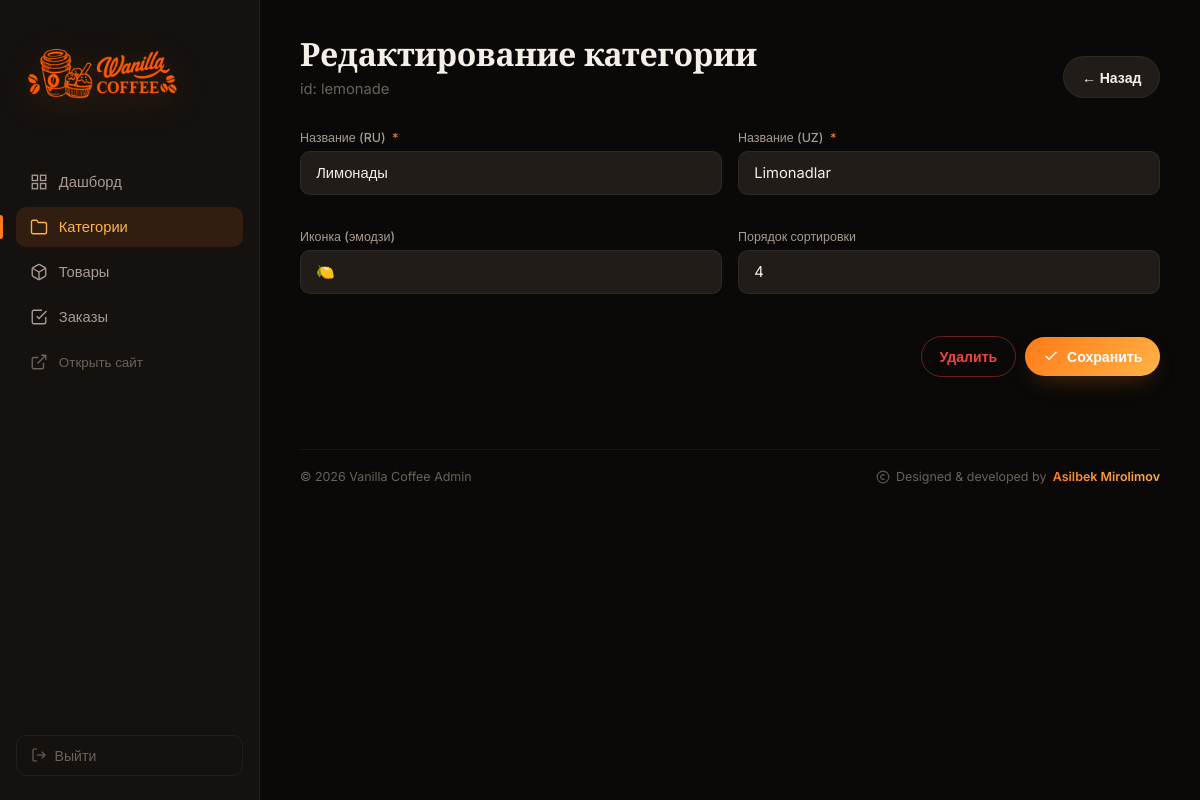
The page /admin/categories/lemonade/edit (signed in) on the database its author committed.
### tables this page shows
CREATE TABLE categories (
  id          TEXT PRIMARY KEY,
  name_ru     TEXT NOT NULL,
  name_uz     TEXT NOT NULL,
  icon        TEXT,
  sort_order  INTEGER DEFAULT 0
);

### app.py (the view)
@app.route("/admin/categories/<cid>/edit", methods=["GET", "POST"])
@login_required
def admin_category_edit(cid):
    cat = db.category_by_id(cid)
    if not cat:
        flash("Категория не найдена")
        return redirect(url_for("admin_categories"))
    if request.method == "POST":
        return _save_category(cat)
    return render_template("admin/category_form.html", cat=cat, mode="edit")

### app.py (called while the page is built)
@app.after_request
def add_security_headers(resp):
    if request.path.startswith("/static/"):
        resp.headers.setdefault("Cache-Control", "public, max-age=2592000, immutable")
    resp.headers.setdefault("X-Content-Type-Options", "nosniff")
    resp.headers.setdefault("X-Frame-Options", "SAMEORIGIN")
    resp.headers.setdefault("Referrer-Policy", "strict-origin-when-cross-origin")
    resp.headers.setdefault("Permissions-Policy", "geolocation=(), microphone=(), camera=()")
    if IS_PROD:
        resp.headers.setdefault(
            "Strict-Transport-Security",
            "max-age=31536000; includeSubDomains"
        )
    return resp

@app.context_processor
def inject_asset_url():
    def asset_url(filename):
        file_path = os.path.join(app.static_folder, filename)
        version = None
        try:
            version = int(os.path.getmtime(file_path))
        except OSError:
            version = None
        return url_for("static", filename=filename, v=version)
    return {
        "asset_url": asset_url,
        "google_site_verification": GOOGLE_SITE_VERIFICATION,
        "yandex_verification": YANDEX_VERIFICATION,
    }

def login_required(f):
    @wraps(f)
    def wrapper(*args, **kwargs):
        if not session.get("admin"):
            return redirect(url_for("admin_login", next=request.path))
        return f(*args, **kwargs)
    return wrapper

### db.py (called while the page is built)
@contextmanager
def get_conn():
    conn = sqlite3.connect(DB_PATH)
    conn.row_factory = sqlite3.Row
    conn.execute("PRAGMA foreign_keys = ON")
    try:
        yield conn
        conn.commit()
    finally:
        conn.close()

def category_by_id(cid):
    with get_conn() as conn:
        row = conn.execute("SELECT * FROM categories WHERE id = ?", (cid,)).fetchone()
        return dict(row) if row else None

### templates/admin/category_form.html (shortened to what this page needs)
{% extends "admin/base.html" %}
{% block page_title %}{{ 'Новая категория' if mode == 'new' else 'Редактирование категории' }}{% endblock %}
{% block page_sub %}{{ 'Добавьте новый раздел в меню' if mode == 'new' else 'id: ' + cat.id }}{% endblock %}
{% block actions %}
  <a href="{{ url_for('admin_categories') }}" class="btn-ghost-adm">← Назад</a>
{% endblock %}
{% block content %}
<form method="POST" class="adm-form" enctype="application/x-www-form-urlencoded">
  <div class="form-row two">
    <label>
      <span>Название (RU) <em>*</em></span>
      <input type="text" name="name_ru" value="{{ cat.name_ru if cat else '' }}" required />
    </label>
    <label>
      <span>Название (UZ) <em>*</em></span>
      <input type="text" name="name_uz" value="{{ cat.name_uz if cat else '' }}" required />
    </label>
  </div>
  <div class="form-row two">
    <label>
      <span>Иконка (эмодзи)</span>
      <input type="text" name="icon" value="{{ cat.icon if cat else '☕' }}" maxlength="4" />
    </label>
    <label>
      <span>Порядок сортировки</span>
      <input type="number" name="sort_order" value="{{ cat.sort_order if cat else 0 }}" />
    </label>
  </div>
  <div class="form-foot">
    {% if mode == 'edit' %}
      <button type="submit" form="deleteCat" class="btn-danger-adm">Удалить</button>
    {% endif %}
    <button type="submit" class="btn-primary-adm">
      <svg viewBox="0 0 24 24" fill="none" stroke="currentColor" stroke-width="2"><polyline points="20 6 9 17 4 12"/></svg>
      Сохранить
    </button>
  </div>
</form>
{% endblock %}

### static/css/admin.css (style rules this page uses)
:root { --bg: #0a0908; --bg-elev: #14110f; --bg-card: #1a1614; --surface: #221c19; --line: rgba(255, 255, 255, 0.06); --line-strong: rgba(255, 255, 255, 0.12); --text: #f5efe8; --text-dim: #a89c91; --text-muted: #6b6258; --accent: #ff7a18; --accent-2: #ffb347; --accent-soft: rgba(255, 122, 24, 0.12); --accent-glow: rgba(255, 122, 24, 0.35); --gradient: linear-gradient(135deg, #ff7a18 0%, #ffb347 100%); --danger: #ef4444; --danger-soft: rgba(239, 68, 68, 0.12); --success: #22c55e; --radius: 14px; --ease: cubic-bezier(0.4, 0, 0.2, 1); --ease-spring: cubic-bezier(0.34, 1.56, 0.64, 1); }
* { box-sizing: border-box; margin: 0; padding: 0; }
html, body { height: 100%; }
body { font-family: 'Inter', sans-serif; background: var(--bg); color: var(--text); -webkit-font-smoothing: antialiased; }
a { color: inherit; text-decoration: none; }
button { font-family: inherit; cursor: pointer; border: none; background: none; color: inherit; }
input, select, textarea { font-family: inherit; }
.btn-primary-adm, .btn-ghost-adm, .btn-danger-adm { display: inline-flex; align-items: center; gap: 0.5rem; padding: 0.7rem 1.1rem; border-radius: 100px; font-weight: 600; font-size: 0.88rem; transition: all 0.25s var(--ease); white-space: nowrap; }
.btn-primary-adm svg, .btn-ghost-adm svg, .btn-danger-adm svg { width: 16px; height: 16px; }
.btn-primary-adm { background: var(--gradient); color: #fff; box-shadow: 0 10px 24px -10px var(--accent-glow); }
.btn-ghost-adm { background: var(--surface); color: var(--text); border: 1px solid var(--line); }
.btn-danger-adm { background: transparent; color: var(--danger); border: 1px solid rgba(239, 68, 68, 0.4); }
.adm-form { display: flex; flex-direction: column; gap: 1.2rem; }
.adm-form label { display: flex; flex-direction: column; gap: 0.4rem; margin-bottom: 0.9rem; }
.adm-form label > span { font-size: 0.78rem; color: var(--text-dim); font-weight: 500; }
.adm-form label > span em { color: var(--accent); font-style: normal; margin-left: 0.2rem; }
.adm-form input, .adm-form select, .adm-form textarea { width: 100%; padding: 0.75rem 0.95rem; background: var(--surface); border: 1px solid var(--line); border-radius: 10px; color: var(--text); font-size: 0.92rem; outline: none; transition: border-color 0.2s var(--ease), background 0.2s; }
.form-row.two { display: grid; grid-template-columns: 1fr 1fr; gap: 1rem; }
.form-foot { display: flex; justify-content: flex-end; align-items: center; gap: 0.6rem; padding-top: 0.5rem; }

### rows shown on the page
categories: id "id: lemonade", name_ru "Лимонады", name_uz "Limonadlar", icon "🍋", sort_order "4"

### other values the page prints
{{ 'Новая категория' if mode == 'new' else 'Редактирование категории' }} "Редактирование категории"
